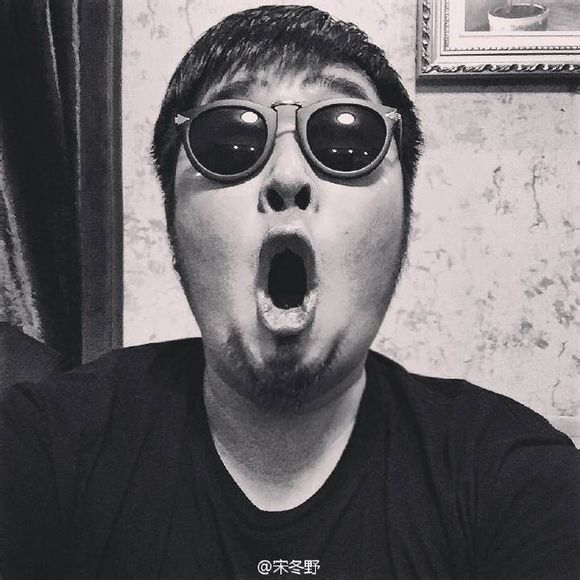
#> input picture lenzzz/0000/pic.jpg, 580 x 580 px
$ python main.py
#> lines starting #> are read from the running program, lines starting #| are printed output that depends on the picture
from PIL import Image,ImageDraw,ImageFont

im = Image.open("pic.jpg")
#> im is the input picture: PIL image 580x580 RGB; mean R, G, B 105.9, 102.2, 104.6
x,y = im.size
#> x = 580; y = 580
font = ImageFont.truetype("verdana.ttf", x/3)
dr = ImageDraw.Draw(im)
dr.text((3*x/4,0),font=font,text="4",fill="#FF0000")
im.save("pictuer_has_number.jpg")
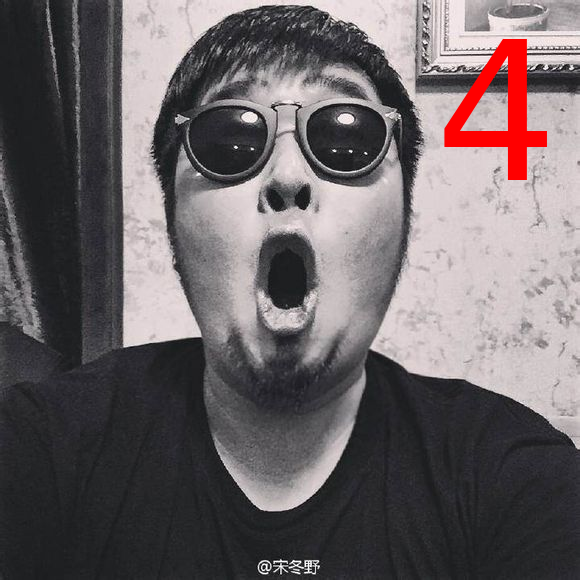
#> saved as pictuer_has_number.jpg: PIL image 580x580 RGB; mean R, G, B 107, 99.4, 101.8
